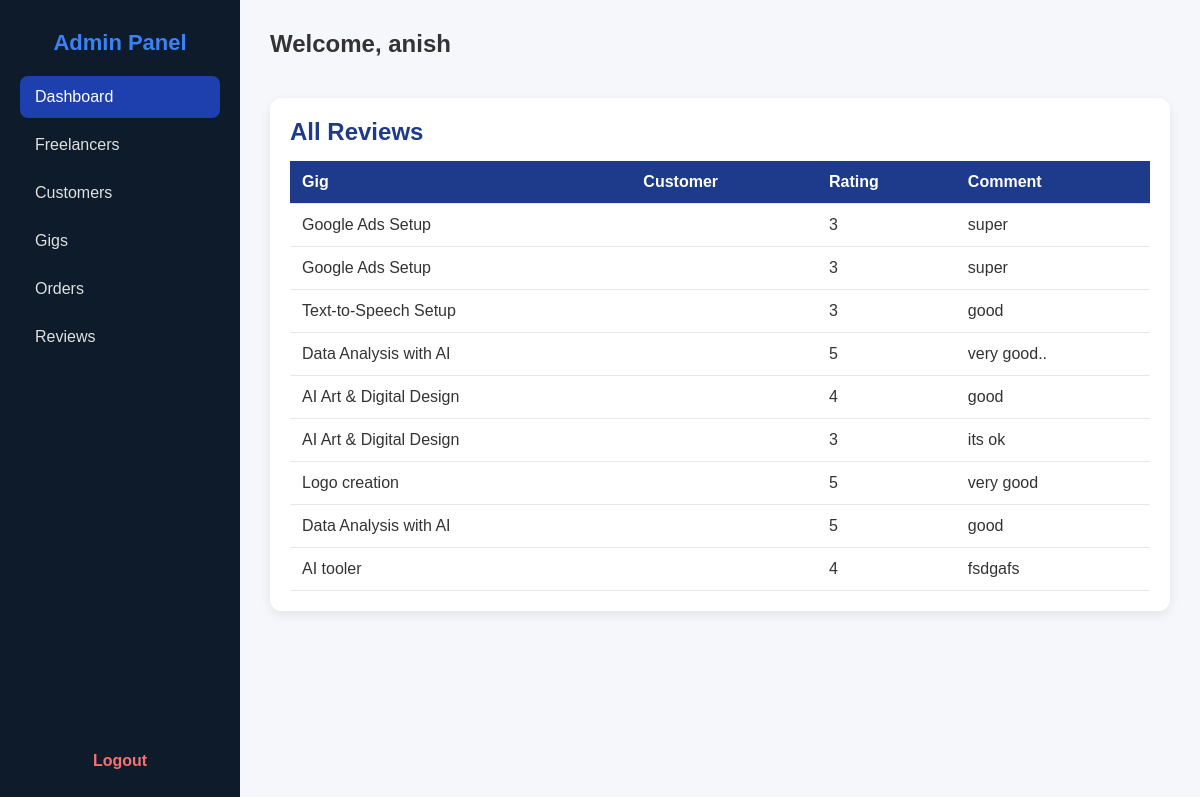
The app's page /admin-panel/reviews/ (signed in) with its own data.
### freelance_marketplace/models.py (models this page shows, shortened)
class CustomUser(AbstractUser):
    ROLE_CHOICES = (
        ('admin', 'Admin'),
        ('freelancer', 'Freelancer'),
        ('customer', 'Customer'),
    )
    role = models.CharField(max_length=20, choices=ROLE_CHOICES, default='customer')

class Review(models.Model):
    gig = models.ForeignKey(Gig, related_name='reviews', on_delete=models.CASCADE)
    customer = models.ForeignKey(settings.AUTH_USER_MODEL, on_delete=models.CASCADE)
    rating = models.IntegerField()
    comment = models.TextField()
    created_at = models.DateTimeField(auto_now_add=True)

class Gig(models.Model):
    freelancer = models.ForeignKey(settings.AUTH_USER_MODEL, on_delete=models.CASCADE, related_name='freelancer_gigs')
    title = models.CharField(max_length=200)
    description = models.TextField()
    category = models.ForeignKey(Category, on_delete=models.SET_NULL, null=True, blank=True)
    price = models.DecimalField(max_digits=10, decimal_places=2)
    image = models.ImageField(upload_to='gigs/', blank=True, null=True)
    created_by = models.ForeignKey(
        settings.AUTH_USER_MODEL,
        on_delete=models.CASCADE,
        related_name='created_gigs'
    )
    created_at = models.DateTimeField(auto_now_add=True)

### freelance_marketplace/views.py (the view)
# urls.py: path('admin-panel/reviews/', views.admin_reviews, name='admin_reviews'),
def admin_reviews(request):
    if not request.user.is_authenticated or not request.user.is_superuser:
        return redirect('freelance_marketplace:admin_login')
    reviews = Review.objects.all()
    return render(request, 'freelance_marketplace/admin_reviews.html', {'reviews': reviews})

### freelance_marketplace/templates/freelance_marketplace/admin_reviews.html
{% extends "freelance_marketplace/admin_dashboard.html" %}
{% block content %}
<div class="table-section">
    <h2 style="margin-bottom:15px;color:#1e3a8a;">All Reviews</h2>
    <table>
        <thead>
            <tr>
                <th>Gig</th>
                <th>Customer</th>
                <th>Rating</th>
                <th>Comment</th>
            </tr>
        </thead>
        <tbody>
            {% for r in reviews %}
            <tr>
                <td>{{ r.gig.title }}</td>
                <td>{{ r.customer.name }}</td>
                <td>{{ r.rating }}</td>
                <td>{{ r.comment }}</td>
            </tr>
            {% empty %}
            <tr><td colspan="4">No reviews yet</td></tr>
            {% endfor %}
        </tbody>
    </table>
</div>
{% endblock %}

### freelance_marketplace/templates/freelance_marketplace/admin_dashboard.html (shortened to what this page needs)
<!DOCTYPE html>
<html lang="en">
<head>
</head>
<body>
    <div class="sidebar">
        <div>
            <h2>Admin Panel</h2>
            <div class="nav-links">
                <a href="{% url 'freelance_marketplace:admin_dashboard' %}" class="active">Dashboard</a>
                <a href="{% url 'freelance_marketplace:admin_freelancers' %}">Freelancers</a>
                <a href="{% url 'freelance_marketplace:admin_customers' %}">Customers</a>
                <a href="{% url 'freelance_marketplace:admin_gigs' %}">Gigs</a>
                <a href="{% url 'freelance_marketplace:admin_orders' %}">Orders</a>
                <a href="{% url 'freelance_marketplace:admin_reviews' %}">Reviews</a>
            </div>
        </div>
        <div class="logout">
            <a href="{% url 'freelance_marketplace:admin_logout' %}">Logout</a>
        </div>
    </div>
    <div class="main">
        <div class="header">
            <h1>Welcome, {{ request.user.username }}</h1>
        </div>
        {% block content %}{% endblock %}
    </div>
</body>
</html>

### freelance_marketplace/templates/freelance_marketplace/admin_dashboard.html (style rules this page uses)
* { margin: 0; padding: 0; box-sizing: border-box; }
body { font-family: "Poppins", sans-serif; background-color: #f5f7fa; color: #333; display: flex; min-height: 100vh; }
.sidebar { width: 240px; background-color: #0d1b2a; color: white; padding: 30px 20px; display: flex; flex-direction: column; justify-content: space-between; }
.sidebar h2 { color: #3b82f6; margin-bottom: 20px; font-size: 22px; text-align: center; }
.nav-links a { display: block; text-decoration: none; color: #e0e0e0; padding: 12px 15px; margin: 6px 0; border-radius: 8px; transition: 0.3s; }
.nav-links a:hover, .nav-links a.active { background-color: #1e40af; color: white; }
.logout { text-align: center; margin-top: 20px; }
.logout a { color: #f87171; text-decoration: none; font-weight: 600; }
.main { flex: 1; padding: 30px; }
.header { display: flex; justify-content: space-between; align-items: center; margin-bottom: 40px; }
.header h1 { font-size: 24px; font-weight: 600; }
.table-section { background: white; border-radius: 12px; padding: 20px; box-shadow: 0 4px 12px rgba(0, 0, 0, 0.08); }
table { width: 100%; border-collapse: collapse; }
table thead { background-color: #1e3a8a; color: white; }
table th, table td { padding: 12px; text-align: left; border-bottom: 1px solid #e5e7eb; }

### records on screen
CustomUser: user.username "anish"
Review: gig "Google Ads Setup", rating "3", comment "super"
Review: gig "Google Ads Setup", rating "3", comment "super"
Review: gig "Text-to-Speech Setup", rating "3", comment "good"
Review: gig "Data Analysis with AI", rating "5", comment "very good.."
Review: gig "AI Art & Digital Design", rating "4", comment "good"
Review: gig "AI Art & Digital Design", rating "3", comment "its ok"
Review: gig "Logo creation", rating "5", comment "very good"
Review: gig "Data Analysis with AI", rating "5", comment "good"
Review: gig "AI tooler", rating "4", comment "fsdgafs"
